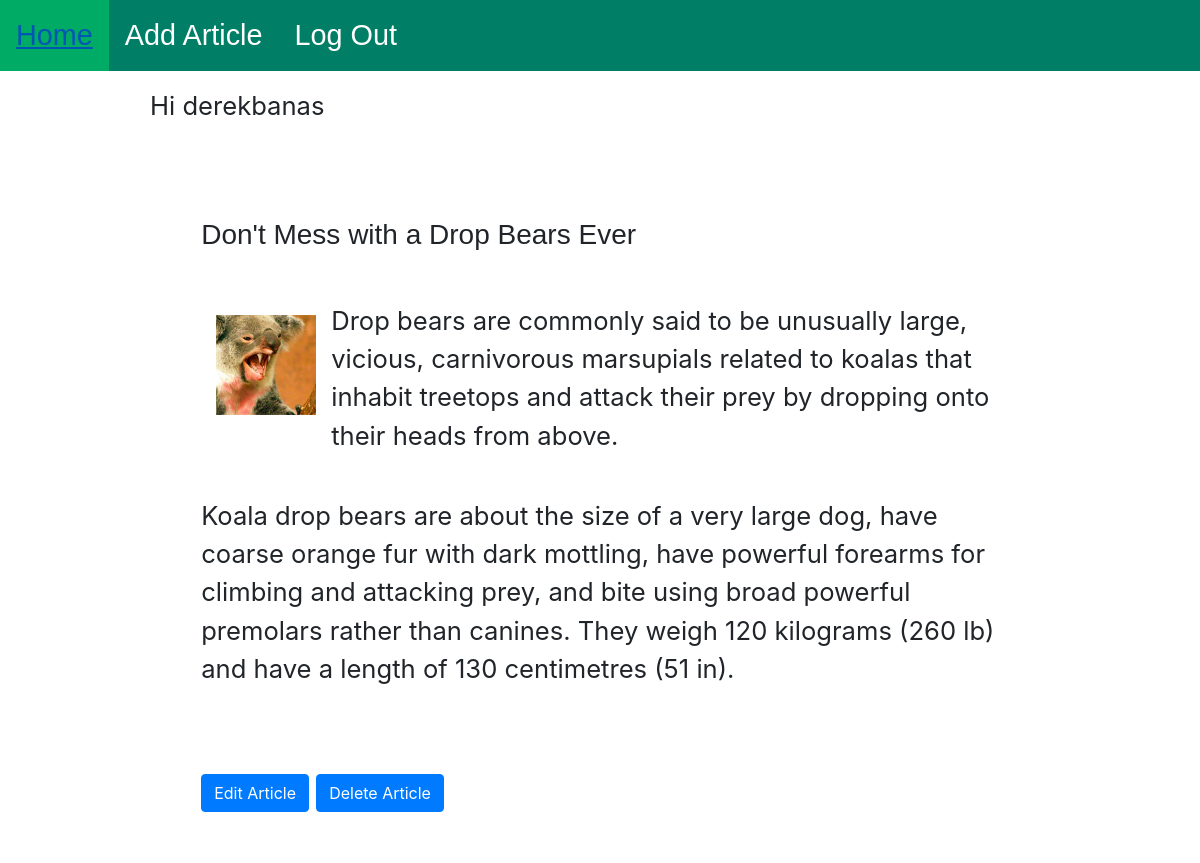
Page /article/1/ (signed in) on the committed database.
### articles/models.py (models this page shows, shortened)
class Article(models.Model):
    title = models.CharField(max_length=200)
    text = models.TextField()
    author = models.ForeignKey(
    'auth.User',
    on_delete = models.CASCADE,
    default = 1,
    )
    photo = models.ImageField(upload_to="gallary", default='drop-bear.png')

### articles/views.py (the view)
# urls.py: path('article/<int:pk>/', ArticleDetailView.as_view(), name='article_detail'),
class ArticleDetailView(DetailView):
    model = Article
    template_name = 'article_detail.html'

### templates/article_detail.html
{% extends 'base.html' %}
{% block content %}
<main>
  <section>
    <h3>{{ article.title }}</h3>
    <article>
      <img src="{{ article.photo.url }}" alt="{{ article.title }}" class="art-img">
      <p>{{ article.text|linebreaks }}</p>
    </article>
    <a href="{% url 'article_edit' article.pk %}" class="btn btn-primary btn-bg">Edit Article</a>
    <a href="{% url 'article_delete' article.pk %}" class="btn btn-primary btn-bg">Delete Article</a>
  </section>
</main>
{% endblock content %}

### templates/base.html (shortened to what this page needs)
{% load static %}
<!DOCTYPE html>
<html lang="en">
  <head>
    <link href="{% static 'css/base.css' %}" rel="stylesheet">
    <link rel="stylesheet" href="https://stackpath.bootstrapcdn.com/bootstrap/4.4.1/css/bootstrap.min.css">
  </head>
  <body>
    <ul>
      <li><a href="{% url 'home' %}">Home</a></li>
      <li><a href="{% url 'add_article' %}">Add Article</a></li>
      {% if user.is_authenticated %}
      <li><a href="{% url 'logout' %}">Log Out</a></li>
      {% endif %}
    </ul>
    <div class="wrapper">
      {% if user.is_authenticated %}
        <p>Hi {{ user.username }}</p>
      {% else %}
        <p>You are not logged in <a href="{% url 'login' %}" class="btn btn-primary btn-lg">Log In</a>
        <a href="{% url 'signup' %}" class="btn btn-primary btn-lg">Sign Up</a></p>
      {% endif %}
    {% block content %}
    {% endblock content %}
  </div>
  </body>
</html>

### static/css/base.css (style rules this page uses)
* { margin: 0; padding: 0; }
body { background-color: gray; font-size: 62.5%; padding: 0; margin: 0; }
.wrapper { width: 900px; font-size: 1.6em; margin: 0 auto; background-color: white; }
main { padding: 2em; position: relative; }
p { padding: 0 0 1em 0; }
main { padding: 2em; }
.art-img { float: left; margin: 55px 15px 15px 15px; height: 100px; width: 100px; }
h3 { margin-bottom: 1em; font-family: Arial, Helvetica, sans-serif; }
a:link { text-decoration: none; }
ul { list-style-type: none; margin: 0; padding: 0; overflow: hidden; background-color: #007F66; }
li { float:left; }
li a { display: block; color: white; text-align: center; padding: 14px 16px; text-decoration: none; font-size: 1.8em; font-family: Arial, Helvetica, sans-serif; }

### rows in the picture
Article: title "Don't Mess with a Drop Bears Ever", photo (picture), text "Drop bears are commonly said to be unusually large, vicious, carnivorous marsupials related to koalas that inhabit treetops and attack their prey by dropping onto their heads from above. Koala drop bears are about the size of a very large dog, have coarse orange fur with dark mottling, have powerful forearms for climbing and attacking prey, and bite using broad powerful premolars rather than canines. They weigh 120 kilograms (260 lb) and have a length of 130 centimetres (51 in)."

### other values in the picture
{{ user.username }} "derekbanas"
